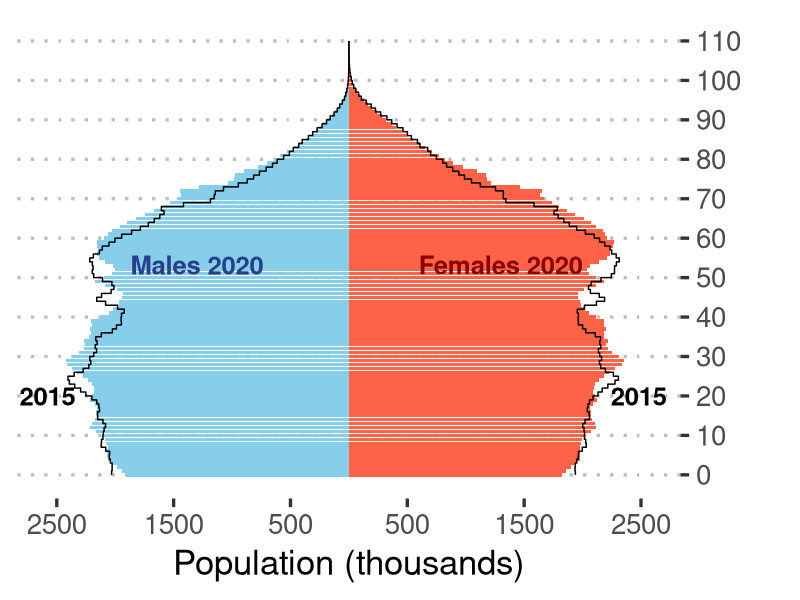

Source code (R):
#code to produce Figure 1

setwd(dirname(rstudioapi::getActiveDocumentContext()$path)) #set directory to current


rm(list=ls()) # clear environment
options(scipen=999)


#load necessary packages
library(tidyverse)
library(ggpubr)
library(readxl)


###############2015##################################

# load data

data <- read_excel("usa.xlsx")
long_data <- pivot_longer(data,cols = 3:4,names_to = "Gender",values_to = "Population")
long_data <- mutate(long_data, Population = Population/1000)

# change male population to negative
long_data <- mutate(long_data,
                    Population = ifelse(Gender=="Male", Population*(-1),
                                        Population*1))

#define vector of colours for the bars
colours <- c("tomato1","skyblue")

ggplot(long_data, aes(x = Age,y = Population, fill=Gender)) +
  geom_bar(data = long_data %>% filter(Year == 2020),stat = "identity") +
  geom_step(data = long_data %>% filter(Year == 2015),stat = "identity") +
  coord_flip() +
  theme_pubclean(base_size = 25) +
  scale_fill_manual(values= colours) +
  scale_y_continuous(breaks = seq(-2500,2500, 1000), limits = c(-2580,2580), labels= abs) +
  scale_x_continuous(breaks = seq(0,110,10), position = "top") +
  labs(title = NULL, x = "",
       y = "Population (thousands)") + 
  annotate(geom="text", y=-1300, x=53.2, label="Males 2020",
           color="royalblue4", fontface=2, size=6.5) +
  annotate(geom="text", y=1300, x=53.2, label="Females 2020",
           color="darkred", fontface=2, size=6.5) +
  annotate(geom="text", y=2480, x=20, label="2015",
           color="black", fontface=2, size=6.5) +
  annotate(geom="text", y=-2580, x=20, label="2015",
           color="black", fontface=2, size=6.5) +
  theme(legend.position = "none")

ggsave("_pyramidUSA.pdf",width = 8,height = 10)
